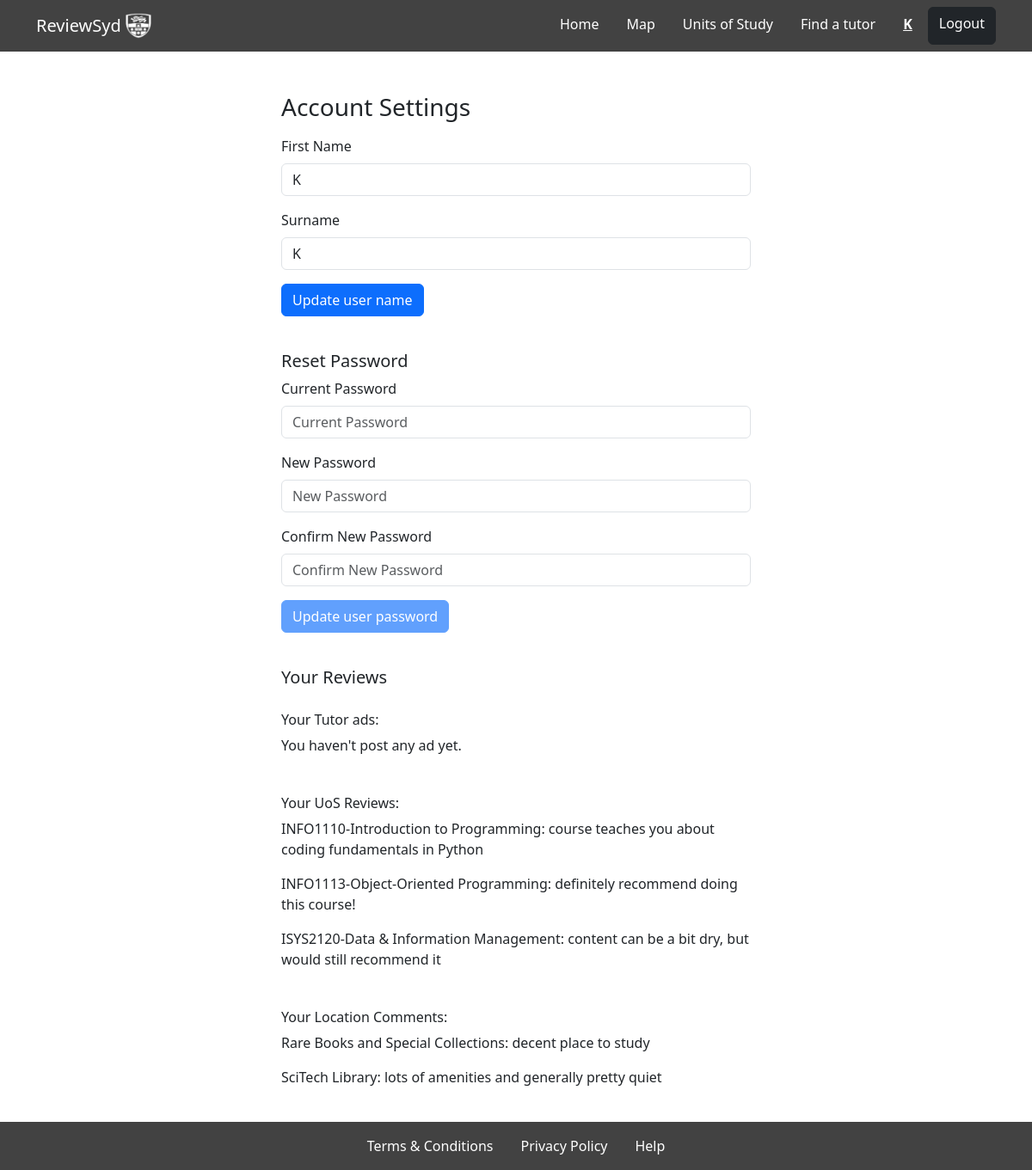
The app's page /accountSettings/ (signed in) with its own data.
### myapp/models.py (models this page shows)
class UoSComment(models.Model):
    user = models.ForeignKey(User, on_delete=models.CASCADE, null=True, blank=True)
    comment = models.CharField(max_length=255)
    uos = models.ForeignKey(UoS, on_delete=models.CASCADE, related_name='uos_comment', null=True, blank=True)
    report=models.ManyToManyField(User, through='UoSRep', related_name='uos_reports')

class UoS(models.Model):
    code = models.CharField(max_length=255)
    name = models.CharField(max_length=255)

class LocationReviews(models.Model):
    writtenReview = models.CharField(max_length=255)
    like=models.ManyToManyField(User, through='likes', related_name='rev_likes')
    cleanlinessRating = models.IntegerField(validators=[MaxValueValidator(5)],default=0)
    amenitiesRating = models.IntegerField(validators=[MaxValueValidator(5)],default=0)
    noisinessRating = models.IntegerField(validators=[MaxValueValidator(5)],default=0)
    report=models.ManyToManyField(User, through='reports', related_name='rev_reports')
    location = models.ForeignKey(Locations, on_delete=models.CASCADE, related_name='location_reviews')
    user = models.ForeignKey(User, on_delete=models.CASCADE, null=True, blank=True)

class Locations(models.Model):
    name= models.CharField(max_length=255)
    location= models.CharField(max_length=255)
    hours=models.CharField(max_length=255)
    website=models.CharField(max_length=255, blank=True)
    phone_number=models.CharField(max_length=255, blank=True)
    amenities=models.CharField(max_length=255, blank=True)
    avgNoise=models.IntegerField(blank=True, default=0)
    avgAmen=models.IntegerField(blank=True, default=0)
    avgClean=models.IntegerField(blank=True, default=0)
    nearPlaces=models.CharField(max_length=255, blank=True)
    nearby = models.ManyToManyField('self', blank=True)
    image = models.ImageField(upload_to='location_images/', blank=True)
    amenities=models.ManyToManyField(Amenity, blank=True)
    avgOverall=models.IntegerField(blank=True, default=0)

### myapp/views.py (the view)
# urls.py: path("accountSettings/", views.accountSettings, name="accountSettings"),
@login_required
def accountSettings(request):
    user_tutors = Tutor.objects.filter(user=request.user)
    user_uos_comments = UoSComment.objects.filter(user=request.user)
    user_location_reviews = LocationReviews.objects.filter(user=request.user)
    context = {
        "current_user": request.user,
        "user_tutors": user_tutors,
        "user_uos_comments": user_uos_comments,
        "user_location_reviews": user_location_reviews
    }
    return render(request, "accountSettings.html", context)

### myapp/templates/accountSettings.html (shortened to what this page needs)
{% extends "hf.html" %}
{% block content %}
    <div class="container">
        <div class="row">
            <div class="col-md-6 mx-auto" >
                <h3 class="pt-2 pb-2" style="margin-top: 40px">Account Settings</h3>
                <form id="updateNameForm" method="post">
                    <div class="mb-3">
                        <label for="firstName" class="form-label">First Name</label>
                        <input type="text" class="form-control" id="firstName" name="first_name" placeholder="First Name" value="{{ current_user.first_name }}" required>
                    </div>
                    <div class="mb-3">
                        <label for="surname" class="form-label">Surname</label>
                        <input type="text" class="form-control" id="surname" name="last_name" placeholder="Surname" value="{{ current_user.last_name }}" required>
                        <button type="submit" class="btn btn-primary mt-2">Update user name</button>
                    </div>
                </form>
                <form id="accountSettingsForm" action="{% url 'verify_current_password' %}" method="post">
                    <div class="mb-3">
                        <br>
                        <h5>Reset Password</h5>
                        <div class="mb-3">
                            <label for="currentPassword" class="form-label">Current Password</label>
                            <input type="password" class="form-control" id="currentPassword" name="current_password" placeholder="Current Password" required>
                        </div>
                        <div class="mb-3">
                            <label for="newPassword" class="form-label">New Password</label>
                            <input type="password" class="form-control" id="newPassword" name="new_password" placeholder="New Password" required>
                        </div>
                        <div class="mb-3">
                            <label for="confirmNewPassword" class="form-label">Confirm New Password</label>
                            <input type="password" class="form-control" id="confirmNewPassword" name="confirm_new_password" placeholder="Confirm New Password" required>
                        </div>
                    </div>
                    <button type="submit" id="updateButton" class="btn btn-primary">Update user password</button>
                </form>
                <div style="padding-top: 40px; padding-bottom: 80px;">
                <h5 style="padding-bottom: 20px;">Your Reviews</h5>
                <h6>Your Tutor ads:</h6>
                {% if user_tutors %}
                    {% for tutor in user_tutors %}
                        <div>
                            <p>{{ tutor.subject }}: {{ tutor.description|default:"You did not leave an ad description." }}</p>
                        </div>
                    {% endfor %}
                {% else %}
                    <p>You haven't post any ad yet.</p>
                {% endif %}
                <h6 style="padding-top: 30px;">Your UoS Reviews:</h6>
                {% if user_uos_comments %}
                    {% for comment in user_uos_comments %}
                        <div>
                            <p>{{ comment.uos.code }}-{{ comment.uos.name }}: {{ comment.comment }}</p>
                        </div>
                    {% endfor %}
                {% else %}
                    <p>You haven't left any review yet.</p>
                {% endif %}
                <h6 style="padding-top: 30px;">Your Location Comments:</h6>
                {% if user_location_reviews %}
                    {% for review in user_location_reviews %}
                        <div>
                            <p>{{ review.location.name }}: {{ review.writtenReview }}</p>
                        </div>
                    {% endfor %}
                {% else %}
                    <p>You haven't left any comment yet.</p>
                {% endif %}
            </div>
            </div>
        </div>
    </div>
{% endblock %}

### myapp/templates/hf.html (shortened to what this page needs)
{% load static %}
<!DOCTYPE html>
<html>
    <head>
        <link rel="stylesheet" href="{% static 'style.css' %}">
        <link href="https://cdn.jsdelivr.net/npm/bootstrap@5.3.2/dist/css/bootstrap.min.css" rel="stylesheet">
    </head>
<body>
    <nav class="navbar navbar-expand-lg navbar-light navbar-custom">
        <div class="container">
            <a class="navbar-brand" href="{% url 'location list' %}">
                ReviewSyd
                <img src="/static/images/logo-white.png" width="30" height="30" class="d-inline-block align-top" alt="">
            </a>
            <div class="collapse navbar-collapse justify-content-end" id="navbarNav">
                <ul class="navbar-nav">
                    <li class="nav-item">
                        <a class="nav-link {% if navbar == 'home' %} active {% endif %} me-3" aria-current="page" href="{% url 'location list' %}">Home</a>
                    </li>
                    <li class="nav-item">
                        <a class="nav-link {% if navbar == 'locationsMap' %} active {% endif %} me-3" aria-current="page" href="{% url 'locationsMap' %}">Map</a>
                    </li>
                    <li class="nav-item">
                        <a class="nav-link {% if navbar == 'uos' %} active {% endif %} me-3" aria-current="page" href="{% url 'UoSList' %}">Units of Study</a>
                    </li>
                    <li class="nav-item">
                        <a class="nav-link {% if navbar == 'tutor' %} active {% endif %} me-3" aria-current="page" href="{% url 'findTutor' %}">Find a tutor</a>
                    </li>
                    {% if user.is_authenticated %}
                        <li class="nav-item">
                            <a href="{% url 'accountSettings' %}" class="nav-link nav-name" style="color: white; text-decoration: underline; margin-right: 10px;">{{ user.first_name }}</a>
                        </li>
                    {% endif %}
                    {% if not user.is_authenticated %}
                        <a href="{% url 'login_view' %}" class="btn btn-primary rounded-2">Login</a>
                    {% else %}
                        <a href="{% url 'logout_view' %}" class="btn btn-dark rounded-2">Logout</a>
                    {% endif %}
                </ul>
            </div>
        </div>
    </nav>
    <div>
        {% block content %}
        {% endblock content %}
    </div>
    <nav class="navbar navbar-expand-lg navbar-light navbar-custom fixed-bottom" id="botNavbar">
        <div class="container-fluid justify-content-center" id="botNavbar">
            <ul class="navbar-nav">
                <li class="nav-item">
                    <a class="nav-link me-3" href="{% url 'terms and conditions' %}">Terms & Conditions</a>
                </li>
                <li class="nav-item">
                    <a class="nav-link me-3" href="{% url 'privacy' %}">Privacy Policy</a>
                </li>
                <li class="nav-item">
                    <a class="nav-link" href="{% url 'help' %}">Help</a>
                </li>
            </ul>
        </div>
    </nav>
</body>
</body>
</html>

### myapp/templates/hf.html (style rules this page uses)
.navbar-custom { background-color: #424242; }
.navbar-custom .navbar-brand, .navbar-custom .navbar-text, .navbar-custom .navbar-nav .nav-link { color: white; }
.nav-name { background-color: #424242; font-weight: bold; padding: 10px 15px; position: relative; top: -2px; }

### records on screen
UoSComment: uos.code "INFO1110", uos.name "Introduction to Programming", comment "course teaches you about coding fundamentals in Python"
UoSComment: uos.code "INFO1113", uos.name "Object-Oriented Programming", comment "definitely recommend doing this course!"
UoSComment: uos.code "ISYS2120", uos.name "Data & Information Management", comment "content can be a bit dry, but would still recommend it"
LocationReviews: location.name "Rare Books and Special Collections", writtenReview "decent place to study"
LocationReviews: location.name "SciTech Library", writtenReview "lots of amenities and generally pretty quiet"

### other values on screen
{{ user.first_name }} "K"
